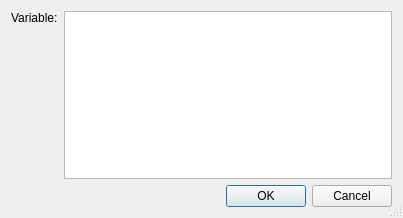
<ui version="4.0" >
 <class>TemplateSingleVariableDialog</class>
 <widget class="QDialog" name="TemplateSingleVariableDialog" >
  <property name="geometry" >
   <rect>
    <x>0</x>
    <y>0</y>
    <width>403</width>
    <height>218</height>
   </rect>
  </property>
  <property name="windowTitle" >
   <string>Enter Template Variable</string>
  </property>
  <property name="sizeGripEnabled" >
   <bool>true</bool>
  </property>
  <layout class="QGridLayout" >
   <item row="0" column="1" >
    <widget class="QTextEdit" name="variableEdit" >
     <property name="toolTip" >
      <string>Enter the value for the variable.</string>
     </property>
     <property name="lineWrapMode" >
      <enum>QTextEdit::NoWrap</enum>
     </property>
     <property name="acceptRichText" >
      <bool>false</bool>
     </property>
    </widget>
   </item>
   <item row="0" column="0" >
    <widget class="QLabel" name="variableLabel" >
     <property name="text" >
      <string>Variable:</string>
     </property>
     <property name="alignment" >
      <set>Qt::AlignTop</set>
     </property>
    </widget>
   </item>
   <item row="1" column="0" colspan="2" >
    <widget class="QDialogButtonBox" name="buttonBox" >
     <property name="orientation" >
      <enum>Qt::Horizontal</enum>
     </property>
     <property name="standardButtons" >
      <set>QDialogButtonBox::Cancel|QDialogButtonBox::Ok</set>
     </property>
    </widget>
   </item>
  </layout>
 </widget>
 <pixmapfunction>qPixmapFromMimeSource</pixmapfunction>
 <tabstops>
  <tabstop>variableEdit</tabstop>
 </tabstops>
 <resources/>
 <connections>
  <connection>
   <sender>buttonBox</sender>
   <signal>accepted()</signal>
   <receiver>TemplateSingleVariableDialog</receiver>
   <slot>accept()</slot>
   <hints>
    <hint type="sourcelabel" >
     <x>40</x>
     <y>195</y>
    </hint>
    <hint type="destinationlabel" >
     <x>40</x>
     <y>217</y>
    </hint>
   </hints>
  </connection>
  <connection>
   <sender>buttonBox</sender>
   <signal>rejected()</signal>
   <receiver>TemplateSingleVariableDialog</receiver>
   <slot>reject()</slot>
   <hints>
    <hint type="sourcelabel" >
     <x>96</x>
     <y>197</y>
    </hint>
    <hint type="destinationlabel" >
     <x>96</x>
     <y>217</y>
    </hint>
   </hints>
  </connection>
 </connections>
</ui>
